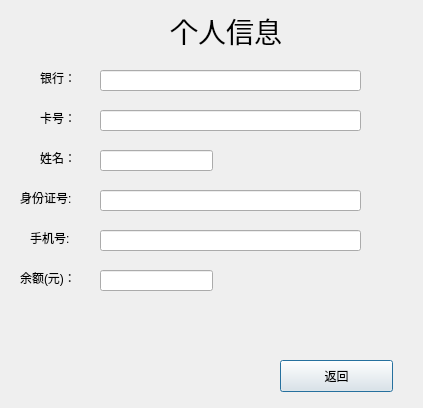
<?xml version="1.0" encoding="UTF-8"?>
<ui version="4.0">
 <class>show_card_Dialog</class>
 <widget class="QDialog" name="show_card_Dialog">
  <property name="geometry">
   <rect>
    <x>0</x>
    <y>0</y>
    <width>423</width>
    <height>408</height>
   </rect>
  </property>
  <property name="windowTitle">
   <string>Dialog</string>
  </property>
  <widget class="QLineEdit" name="lineEdit_3">
   <property name="geometry">
    <rect>
     <x>100</x>
     <y>230</y>
     <width>261</width>
     <height>21</height>
    </rect>
   </property>
   <property name="text">
    <string/>
   </property>
  </widget>
  <widget class="QLineEdit" name="lineEdit">
   <property name="geometry">
    <rect>
     <x>100</x>
     <y>150</y>
     <width>113</width>
     <height>21</height>
    </rect>
   </property>
  </widget>
  <widget class="QLineEdit" name="lineEdit_2">
   <property name="geometry">
    <rect>
     <x>100</x>
     <y>190</y>
     <width>261</width>
     <height>21</height>
    </rect>
   </property>
   <property name="text">
    <string/>
   </property>
  </widget>
  <widget class="QLabel" name="label_3">
   <property name="geometry">
    <rect>
     <x>40</x>
     <y>150</y>
     <width>60</width>
     <height>16</height>
    </rect>
   </property>
   <property name="text">
    <string>姓名：</string>
   </property>
  </widget>
  <widget class="QPushButton" name="pushButton">
   <property name="geometry">
    <rect>
     <x>280</x>
     <y>360</y>
     <width>113</width>
     <height>32</height>
    </rect>
   </property>
   <property name="cursor">
    <cursorShape>PointingHandCursor</cursorShape>
   </property>
   <property name="text">
    <string>返回</string>
   </property>
  </widget>
  <widget class="QLabel" name="label_4">
   <property name="geometry">
    <rect>
     <x>20</x>
     <y>190</y>
     <width>60</width>
     <height>16</height>
    </rect>
   </property>
   <property name="text">
    <string>身份证号:</string>
   </property>
  </widget>
  <widget class="QLabel" name="label_5">
   <property name="geometry">
    <rect>
     <x>30</x>
     <y>230</y>
     <width>60</width>
     <height>16</height>
    </rect>
   </property>
   <property name="text">
    <string>手机号:</string>
   </property>
  </widget>
  <widget class="QLabel" name="label_2">
   <property name="geometry">
    <rect>
     <x>40</x>
     <y>70</y>
     <width>60</width>
     <height>16</height>
    </rect>
   </property>
   <property name="text">
    <string>银行：</string>
   </property>
  </widget>
  <widget class="QLabel" name="label">
   <property name="geometry">
    <rect>
     <x>170</x>
     <y>10</y>
     <width>111</width>
     <height>41</height>
    </rect>
   </property>
   <property name="font">
    <font>
     <pointsize>21</pointsize>
    </font>
   </property>
   <property name="text">
    <string>个人信息</string>
   </property>
  </widget>
  <widget class="QLineEdit" name="lineEdit_5">
   <property name="geometry">
    <rect>
     <x>100</x>
     <y>70</y>
     <width>261</width>
     <height>21</height>
    </rect>
   </property>
   <property name="text">
    <string/>
   </property>
  </widget>
  <widget class="QLabel" name="label_7">
   <property name="geometry">
    <rect>
     <x>40</x>
     <y>110</y>
     <width>60</width>
     <height>16</height>
    </rect>
   </property>
   <property name="text">
    <string>卡号：</string>
   </property>
  </widget>
  <widget class="QLineEdit" name="lineEdit_6">
   <property name="geometry">
    <rect>
     <x>100</x>
     <y>110</y>
     <width>261</width>
     <height>21</height>
    </rect>
   </property>
   <property name="text">
    <string/>
   </property>
  </widget>
  <widget class="QLineEdit" name="lineEdit_7">
   <property name="geometry">
    <rect>
     <x>100</x>
     <y>270</y>
     <width>113</width>
     <height>21</height>
    </rect>
   </property>
   <property name="text">
    <string/>
   </property>
  </widget>
  <widget class="QLabel" name="label_8">
   <property name="geometry">
    <rect>
     <x>20</x>
     <y>270</y>
     <width>60</width>
     <height>16</height>
    </rect>
   </property>
   <property name="text">
    <string>余额(元)：</string>
   </property>
  </widget>
 </widget>
 <resources/>
 <connections/>
</ui>
